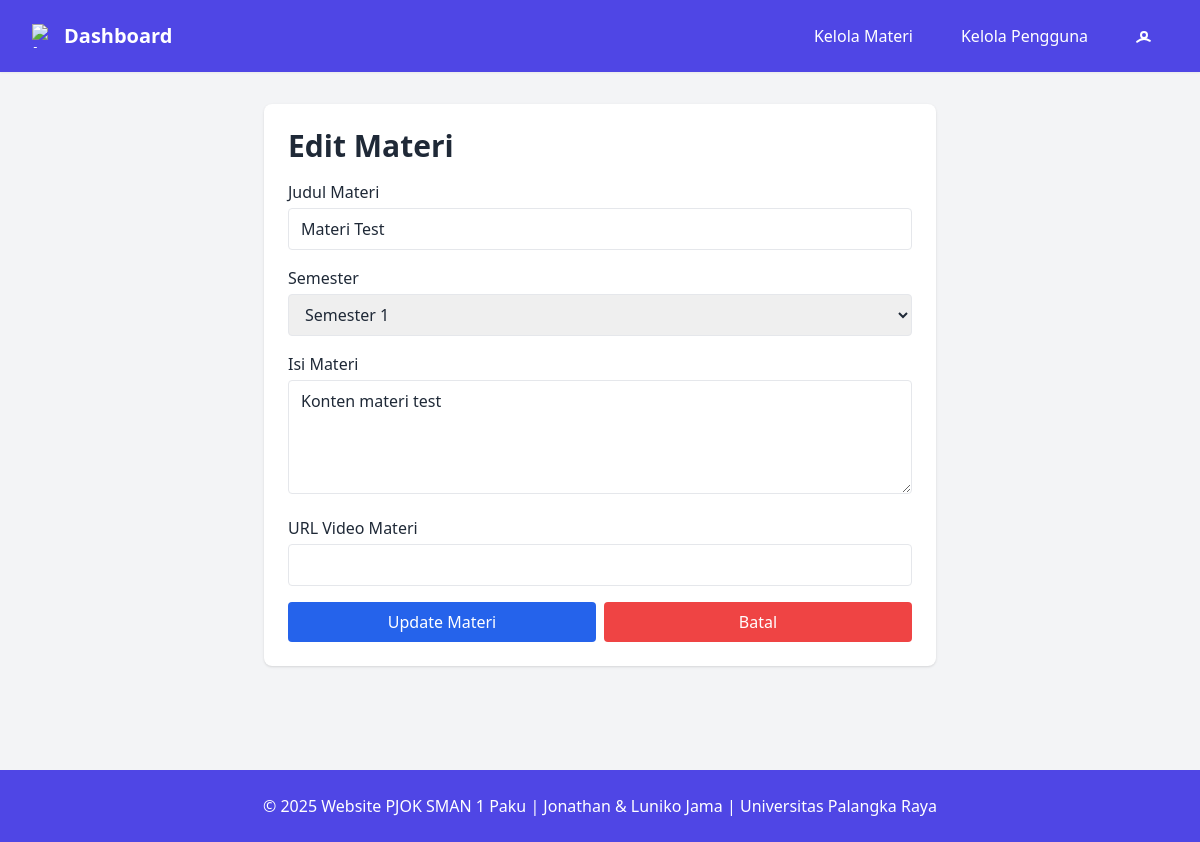
/pages/admin/materi/edit.php?id=MTR808 (signed in), run on the app's committed database.
### tables this page shows
CREATE TABLE `materi` (
  `id_materi` varchar(10) NOT NULL CHECK (`id_materi` like 'MTR%'),
  `judul_materi` varchar(255) NOT NULL,
  `semester_materi` enum('1','2') NOT NULL,
  `isi_materi` longtext DEFAULT NULL,
  `video_materi` varchar(255) DEFAULT NULL,
  `id_admin` varchar(10) DEFAULT NULL,
  `id_guru` varchar(10) DEFAULT NULL,
  `pengubah_terakhir` varchar(10) NOT NULL,
  `role_pengubah` enum('admin','guru','','') NOT NULL,
  `waktu_diubah` datetime NOT NULL DEFAULT current_timestamp()
);

### pages/admin/materi/edit.php (the view, shortened to what this page needs)
<?php
require_once "../../../database.php";
$id = mysqli_real_escape_string($conn, $_GET['id']);
$res = mysqli_query($conn, "SELECT * FROM materi WHERE id_materi='$id'");
$materi = mysqli_fetch_assoc($res);
include "../../../includes/navbar_admin.php";
?>
<div class="max-w-2xl mx-auto mt-8 bg-white p-6 rounded-lg shadow">
  <h3 class="text-3xl font-semibold mb-4">Edit Materi</h3>
  <form id="form-edit" class="space-y-4">
    <div>
      <label class="block mb-1">Judul Materi</label>
      <input type="text" name="judul" required
             value="<?= htmlspecialchars($materi['judul_materi']) ?>"
             class="w-full border px-3 py-2 rounded">
    </div>
    <div>
      <label class="block mb-1">Semester</label>
      <select name="semester" required class="w-full border px-3 py-2 rounded">
        <option value="1" <?= $materi['semester_materi']=='1'?'selected':'' ?>>Semester 1</option>
      </select>
    </div>
    <div>
      <label class="block mb-1">Isi Materi</label>
      <textarea name="deskripsi" rows="4" required
                class="w-full border px-3 py-2 rounded"><?= htmlspecialchars($materi['isi_materi']) ?></textarea>
    </div>
    <div>
      <label class="block mb-1">URL Video Materi</label>
      <input type="url" name="video_materi"
             value="<?= htmlspecialchars($materi['video_materi']) ?>"
             class="w-full border px-3 py-2 rounded">
    </div>
    <div class="flex space-x-2">
      <button type="submit"
              class="flex-1 bg-blue-600 hover:bg-blue-700 text-white px-6 py-2 rounded">
        Update Materi
      </button>
      <button type="button" id="btn-batal"
              class="flex-1 bg-red-500 hover:bg-red-600 text-white px-6 py-2 rounded">
        Batal
      </button>
    </div>
  </form>
</div>
<?php
include "../../../includes/footer.php";
?>

### data on the page
materi: judul "Materi Test", semester "Semester 1", deskripsi "Konten materi test"
